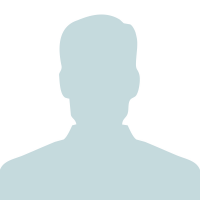
#> input picture images/logo.png, 200 x 200 px
$ python DrawOnImage.py
#> lines starting #> are read from the running program, lines starting #| are printed output that depends on the picture
from PIL import Image, ImageFilter,ImageDraw
im = Image.open("images/logo.png")
#> im is the input picture: PIL image 200x200 RGB; mean R, G, B 227.6, 237.5, 238.9
# Conture
draw = ImageDraw.Draw(im)
draw.line((0,0)+im.size, fill= (255,255,255))
draw.line((0,im.size[1], im.size[0],0), fill= (255,255,255))
draw.text((im.size[0]/2 - 50, im.size[1]/2), "Houssam Eddine Lachemat", fill= (0,0,0))
im.show()
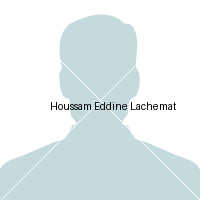
#> shown: PIL image 200x200 RGB; mean R, G, B 226.3, 236, 237.4
